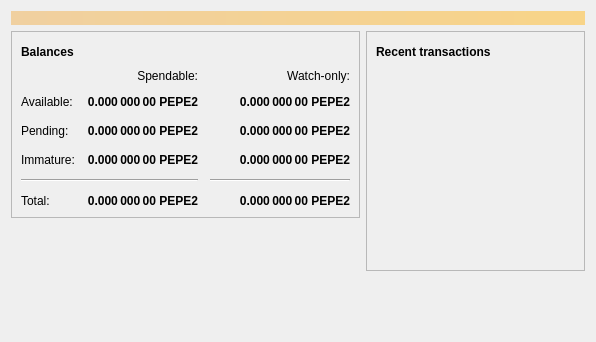
<?xml version="1.0" encoding="UTF-8"?>
<ui version="4.0">
 <class>OverviewPage</class>
 <widget class="QWidget" name="OverviewPage">
  <property name="geometry">
   <rect>
    <x>0</x>
    <y>0</y>
    <width>596</width>
    <height>342</height>
   </rect>
  </property>
  <property name="windowTitle">
   <string>Form</string>
  </property>
  <layout class="QVBoxLayout" name="topLayout">
   <item>
    <widget class="QLabel" name="labelAlerts">
     <property name="visible">
      <bool>false</bool>
     </property>
     <property name="styleSheet">
      <string notr="true">QLabel { background-color: qlineargradient(x1: 0, y1: 0, x2: 1, y2: 0, stop:0 #F0D0A0, stop:1 #F8D488); color:#000000; }</string>
     </property>
     <property name="wordWrap">
      <bool>true</bool>
     </property>
     <property name="margin">
      <number>3</number>
     </property>
     <property name="textInteractionFlags">
      <set>Qt::TextSelectableByMouse</set>
     </property>
    </widget>
   </item>
   <item>
    <layout class="QHBoxLayout" name="horizontalLayout" stretch="1,1">
     <item>
      <layout class="QVBoxLayout" name="verticalLayout_2">
       <item>
        <widget class="QFrame" name="frame">
         <property name="frameShape">
          <enum>QFrame::StyledPanel</enum>
         </property>
         <property name="frameShadow">
          <enum>QFrame::Raised</enum>
         </property>
         <layout class="QVBoxLayout" name="verticalLayout_4">
          <item>
           <layout class="QHBoxLayout" name="horizontalLayout_4">
            <item>
             <widget class="QLabel" name="label_5">
              <property name="font">
               <font>
                <weight>75</weight>
                <bold>true</bold>
               </font>
              </property>
              <property name="text">
               <string>Balances</string>
              </property>
             </widget>
            </item>
            <item>
             <widget class="QPushButton" name="labelWalletStatus">
              <property name="enabled">
               <bool>true</bool>
              </property>
              <property name="maximumSize">
               <size>
                <width>30</width>
                <height>16777215</height>
               </size>
              </property>
              <property name="toolTip">
               <string>The displayed information may be out of date. Your wallet automatically synchronizes with the Bitcoin network after a connection is established, but this process has not completed yet.</string>
              </property>
              <property name="text">
               <string/>
              </property>
              <property name="icon">
               <iconset resource="../bitcoin.qrc">
                <normaloff>:/icons/warning</normaloff>
                <disabledoff>:/icons/warning</disabledoff>:/icons/warning</iconset>
              </property>
              <property name="iconSize">
               <size>
                <width>24</width>
                <height>24</height>
               </size>
              </property>
              <property name="flat">
               <bool>true</bool>
              </property>
             </widget>
            </item>
            <item>
             <spacer name="horizontalSpacer_3">
              <property name="orientation">
               <enum>Qt::Horizontal</enum>
              </property>
              <property name="sizeHint" stdset="0">
               <size>
                <width>40</width>
                <height>20</height>
               </size>
              </property>
             </spacer>
            </item>
           </layout>
          </item>
          <item>
           <layout class="QGridLayout" name="gridLayout">
            <property name="spacing">
             <number>12</number>
            </property>
            <item row="2" column="2">
             <widget class="QLabel" name="labelWatchPending">
              <property name="font">
               <font>
                <weight>75</weight>
                <bold>true</bold>
               </font>
              </property>
              <property name="cursor">
               <cursorShape>IBeamCursor</cursorShape>
              </property>
              <property name="toolTip">
               <string>Unconfirmed transactions to watch-only addresses</string>
              </property>
              <property name="text">
               <string notr="true">0.000 000 00 PEPE2</string>
              </property>
              <property name="alignment">
               <set>Qt::AlignRight|Qt::AlignTrailing|Qt::AlignVCenter</set>
              </property>
              <property name="textInteractionFlags">
               <set>Qt::LinksAccessibleByMouse|Qt::TextSelectableByKeyboard|Qt::TextSelectableByMouse</set>
              </property>
             </widget>
            </item>
            <item row="2" column="1">
             <widget class="QLabel" name="labelUnconfirmed">
              <property name="font">
               <font>
                <weight>75</weight>
                <bold>true</bold>
               </font>
              </property>
              <property name="cursor">
               <cursorShape>IBeamCursor</cursorShape>
              </property>
              <property name="toolTip">
               <string>Total of transactions that have yet to be confirmed, and do not yet count toward the spendable balance</string>
              </property>
              <property name="text">
               <string notr="true">0.000 000 00 PEPE2</string>
              </property>
              <property name="alignment">
               <set>Qt::AlignRight|Qt::AlignTrailing|Qt::AlignVCenter</set>
              </property>
              <property name="textInteractionFlags">
               <set>Qt::LinksAccessibleByMouse|Qt::TextSelectableByKeyboard|Qt::TextSelectableByMouse</set>
              </property>
             </widget>
            </item>
            <item row="3" column="2">
             <widget class="QLabel" name="labelWatchImmature">
              <property name="font">
               <font>
                <weight>75</weight>
                <bold>true</bold>
               </font>
              </property>
              <property name="cursor">
               <cursorShape>IBeamCursor</cursorShape>
              </property>
              <property name="toolTip">
               <string>Mined balance in watch-only addresses that has not yet matured</string>
              </property>
              <property name="text">
               <string notr="true">0.000 000 00 PEPE2</string>
              </property>
              <property name="alignment">
               <set>Qt::AlignRight|Qt::AlignTrailing|Qt::AlignVCenter</set>
              </property>
              <property name="textInteractionFlags">
               <set>Qt::LinksAccessibleByMouse|Qt::TextSelectableByKeyboard|Qt::TextSelectableByMouse</set>
              </property>
             </widget>
            </item>
            <item row="4" column="0" colspan="2">
             <widget class="Line" name="line">
              <property name="orientation">
               <enum>Qt::Horizontal</enum>
              </property>
             </widget>
            </item>
            <item row="4" column="2">
             <widget class="Line" name="lineWatchBalance">
              <property name="sizePolicy">
               <sizepolicy hsizetype="Preferred" vsizetype="Fixed">
                <horstretch>0</horstretch>
                <verstretch>0</verstretch>
               </sizepolicy>
              </property>
              <property name="minimumSize">
               <size>
                <width>140</width>
                <height>0</height>
               </size>
              </property>
              <property name="orientation">
               <enum>Qt::Horizontal</enum>
              </property>
             </widget>
            </item>
            <item row="5" column="0">
             <widget class="QLabel" name="labelTotalText">
              <property name="text">
               <string>Total:</string>
              </property>
             </widget>
            </item>
            <item row="3" column="1">
             <widget class="QLabel" name="labelImmature">
              <property name="font">
               <font>
                <weight>75</weight>
                <bold>true</bold>
               </font>
              </property>
              <property name="cursor">
               <cursorShape>IBeamCursor</cursorShape>
              </property>
              <property name="toolTip">
               <string>Mined balance that has not yet matured</string>
              </property>
              <property name="text">
               <string notr="true">0.000 000 00 PEPE2</string>
              </property>
              <property name="alignment">
               <set>Qt::AlignRight|Qt::AlignTrailing|Qt::AlignVCenter</set>
              </property>
              <property name="textInteractionFlags">
               <set>Qt::LinksAccessibleByMouse|Qt::TextSelectableByKeyboard|Qt::TextSelectableByMouse</set>
              </property>
             </widget>
            </item>
            <item row="2" column="3">
             <spacer name="horizontalSpacer_2">
              <property name="orientation">
               <enum>Qt::Horizontal</enum>
              </property>
              <property name="sizeHint" stdset="0">
               <size>
                <width>40</width>
                <height>20</height>
               </size>
              </property>
             </spacer>
            </item>
            <item row="3" column="0">
             <widget class="QLabel" name="labelImmatureText">
              <property name="text">
               <string>Immature:</string>
              </property>
             </widget>
            </item>
            <item row="5" column="1">
             <widget class="QLabel" name="labelTotal">
              <property name="font">
               <font>
                <weight>75</weight>
                <bold>true</bold>
               </font>
              </property>
              <property name="cursor">
               <cursorShape>IBeamCursor</cursorShape>
              </property>
              <property name="toolTip">
               <string>Your current total balance</string>
              </property>
              <property name="text">
               <string notr="true">0.000 000 00 PEPE2</string>
              </property>
              <property name="alignment">
               <set>Qt::AlignRight|Qt::AlignTrailing|Qt::AlignVCenter</set>
              </property>
              <property name="textInteractionFlags">
               <set>Qt::LinksAccessibleByMouse|Qt::TextSelectableByKeyboard|Qt::TextSelectableByMouse</set>
              </property>
             </widget>
            </item>
            <item row="5" column="2">
             <widget class="QLabel" name="labelWatchTotal">
              <property name="font">
               <font>
                <weight>75</weight>
                <bold>true</bold>
               </font>
              </property>
              <property name="cursor">
               <cursorShape>IBeamCursor</cursorShape>
              </property>
              <property name="toolTip">
               <string>Current total balance in watch-only addresses</string>
              </property>
              <property name="text">
               <string notr="true">0.000 000 00 PEPE2</string>
              </property>
              <property name="alignment">
               <set>Qt::AlignRight|Qt::AlignTrailing|Qt::AlignVCenter</set>
              </property>
              <property name="textInteractionFlags">
               <set>Qt::LinksAccessibleByMouse|Qt::TextSelectableByKeyboard|Qt::TextSelectableByMouse</set>
              </property>
             </widget>
            </item>
            <item row="0" column="2">
             <widget class="QLabel" name="labelWatchonly">
              <property name="text">
               <string>Watch-only:</string>
              </property>
              <property name="alignment">
               <set>Qt::AlignRight|Qt::AlignTrailing|Qt::AlignVCenter</set>
              </property>
             </widget>
            </item>
            <item row="1" column="0">
             <widget class="QLabel" name="labelBalanceText">
              <property name="text">
               <string>Available:</string>
              </property>
             </widget>
            </item>
            <item row="1" column="1">
             <widget class="QLabel" name="labelBalance">
              <property name="font">
               <font>
                <weight>75</weight>
                <bold>true</bold>
               </font>
              </property>
              <property name="cursor">
               <cursorShape>IBeamCursor</cursorShape>
              </property>
              <property name="toolTip">
               <string>Your current spendable balance</string>
              </property>
              <property name="text">
               <string notr="true">0.000 000 00 PEPE2</string>
              </property>
              <property name="alignment">
               <set>Qt::AlignRight|Qt::AlignTrailing|Qt::AlignVCenter</set>
              </property>
              <property name="textInteractionFlags">
               <set>Qt::LinksAccessibleByMouse|Qt::TextSelectableByKeyboard|Qt::TextSelectableByMouse</set>
              </property>
             </widget>
            </item>
            <item row="1" column="2">
             <widget class="QLabel" name="labelWatchAvailable">
              <property name="font">
               <font>
                <weight>75</weight>
                <bold>true</bold>
               </font>
              </property>
              <property name="cursor">
               <cursorShape>IBeamCursor</cursorShape>
              </property>
              <property name="toolTip">
               <string>Your current balance in watch-only addresses</string>
              </property>
              <property name="text">
               <string notr="true">0.000 000 00 PEPE2</string>
              </property>
              <property name="alignment">
               <set>Qt::AlignRight|Qt::AlignTrailing|Qt::AlignVCenter</set>
              </property>
              <property name="textInteractionFlags">
               <set>Qt::LinksAccessibleByMouse|Qt::TextSelectableByKeyboard|Qt::TextSelectableByMouse</set>
              </property>
             </widget>
            </item>
            <item row="2" column="0">
             <widget class="QLabel" name="labelPendingText">
              <property name="text">
               <string>Pending:</string>
              </property>
             </widget>
            </item>
            <item row="0" column="1">
             <widget class="QLabel" name="labelSpendable">
              <property name="text">
               <string>Spendable:</string>
              </property>
              <property name="alignment">
               <set>Qt::AlignRight|Qt::AlignTrailing|Qt::AlignVCenter</set>
              </property>
             </widget>
            </item>
           </layout>
          </item>
         </layout>
        </widget>
       </item>
       <item>
        <spacer name="verticalSpacer">
         <property name="orientation">
          <enum>Qt::Vertical</enum>
         </property>
         <property name="sizeHint" stdset="0">
          <size>
           <width>20</width>
           <height>40</height>
          </size>
         </property>
        </spacer>
       </item>
      </layout>
     </item>
     <item>
      <layout class="QVBoxLayout" name="verticalLayout_3">
       <item>
        <widget class="QFrame" name="frame_2">
         <property name="frameShape">
          <enum>QFrame::StyledPanel</enum>
         </property>
         <property name="frameShadow">
          <enum>QFrame::Raised</enum>
         </property>
         <layout class="QVBoxLayout" name="verticalLayout">
          <item>
           <layout class="QHBoxLayout" name="horizontalLayout_2">
            <item>
             <widget class="QLabel" name="label_4">
              <property name="font">
               <font>
                <weight>75</weight>
                <bold>true</bold>
               </font>
              </property>
              <property name="text">
               <string>Recent transactions</string>
              </property>
             </widget>
            </item>
            <item>
             <widget class="QPushButton" name="labelTransactionsStatus">
              <property name="enabled">
               <bool>true</bool>
              </property>
              <property name="maximumSize">
               <size>
                <width>30</width>
                <height>16777215</height>
               </size>
              </property>
              <property name="toolTip">
               <string>The displayed information may be out of date. Your wallet automatically synchronizes with the Bitcoin network after a connection is established, but this process has not completed yet.</string>
              </property>
              <property name="text">
               <string/>
              </property>
              <property name="icon">
               <iconset resource="../bitcoin.qrc">
                <normaloff>:/icons/warning</normaloff>
                <disabledoff>:/icons/warning</disabledoff>:/icons/warning</iconset>
              </property>
              <property name="iconSize">
               <size>
                <width>24</width>
                <height>24</height>
               </size>
              </property>
              <property name="flat">
               <bool>true</bool>
              </property>
             </widget>
            </item>
            <item>
             <spacer name="horizontalSpacer">
              <property name="orientation">
               <enum>Qt::Horizontal</enum>
              </property>
              <property name="sizeHint" stdset="0">
               <size>
                <width>40</width>
                <height>20</height>
               </size>
              </property>
             </spacer>
            </item>
           </layout>
          </item>
          <item>
           <widget class="QListView" name="listTransactions">
            <property name="styleSheet">
             <string notr="true">QListView { background: transparent; }</string>
            </property>
            <property name="frameShape">
             <enum>QFrame::NoFrame</enum>
            </property>
            <property name="verticalScrollBarPolicy">
             <enum>Qt::ScrollBarAlwaysOff</enum>
            </property>
            <property name="horizontalScrollBarPolicy">
             <enum>Qt::ScrollBarAlwaysOff</enum>
            </property>
            <property name="selectionMode">
             <enum>QAbstractItemView::NoSelection</enum>
            </property>
           </widget>
          </item>
         </layout>
        </widget>
       </item>
       <item>
        <spacer name="verticalSpacer_2">
         <property name="orientation">
          <enum>Qt::Vertical</enum>
         </property>
         <property name="sizeHint" stdset="0">
          <size>
           <width>20</width>
           <height>40</height>
          </size>
         </property>
        </spacer>
       </item>
      </layout>
     </item>
    </layout>
   </item>
  </layout>
 </widget>
 <resources/>
 <connections/>
</ui>
